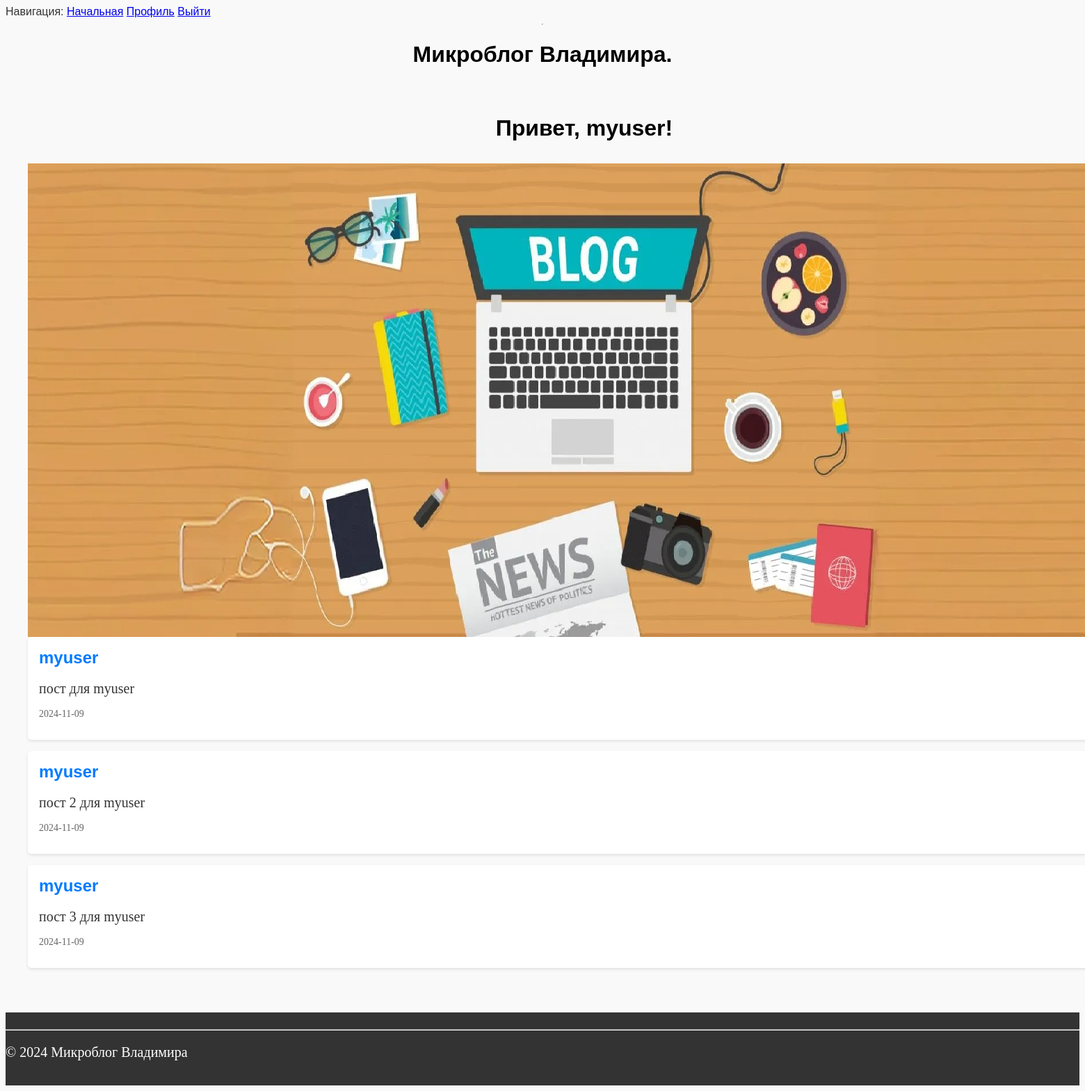
Before: /index (signed in) with the older database file.
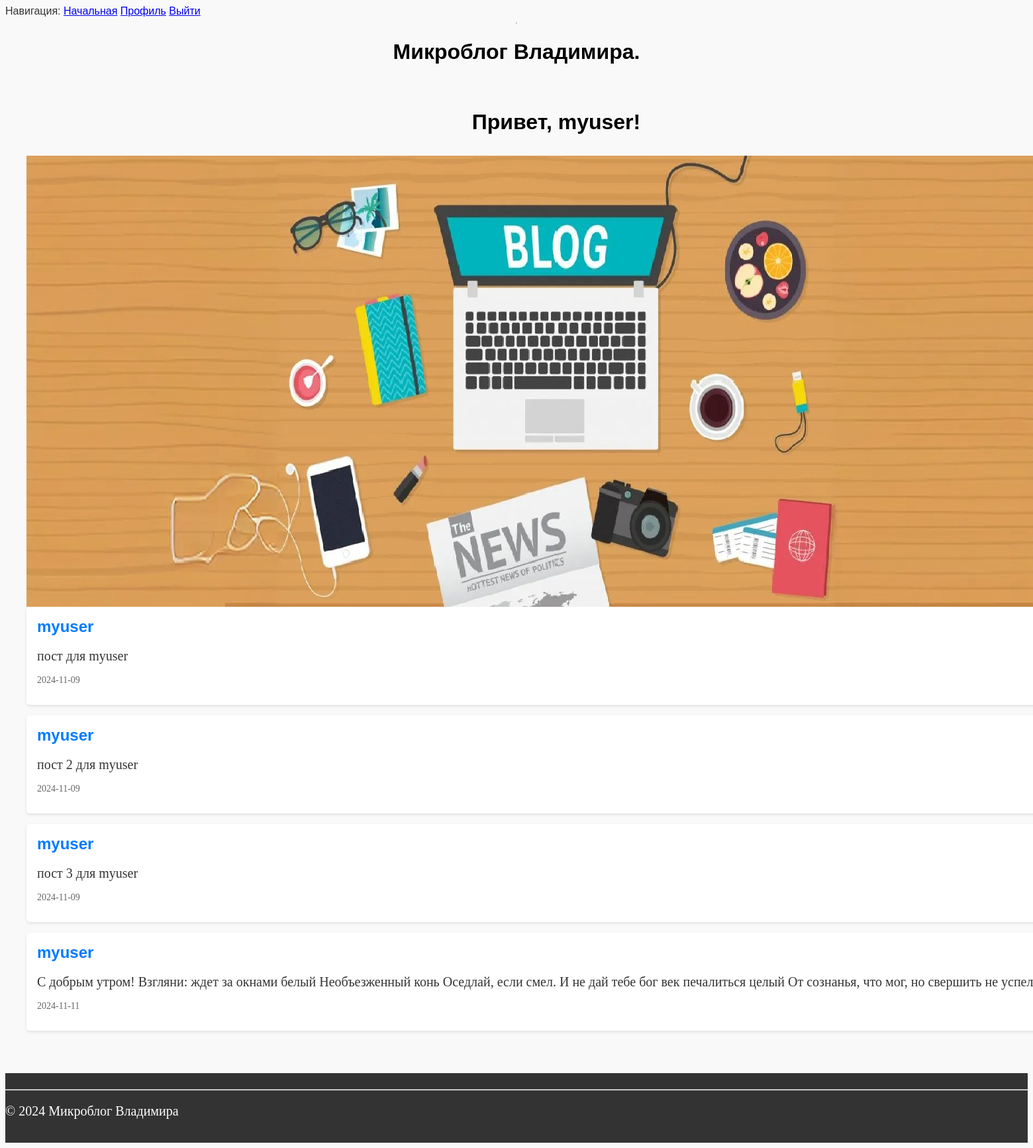
After: the same page with the newer database file.
### app/models.py (models this page shows, shortened)
class User(UserMixin, db.Model):
    id = db.Column(db.Integer, primary_key=True)
    username = db.Column(db.String(80), unique=True, nullable=False)
    email = db.Column(db.String(120), unique=True, nullable=False)
    password_hash = db.Column(db.String(128), nullable=False)
    avatar = db.Column(db.String(120), default='default_avatar.png')

class Post(db.Model):
    id = db.Column(db.Integer, primary_key=True)
    title = db.Column(db.String(120), nullable=False)
    text = db.Column(db.Text, nullable=False)
    date = db.Column(db.Text, nullable=False)
    user_id = db.Column(db.Integer, db.ForeignKey('user.id'), nullable=False)
    user = db.relationship('User', backref=db.backref('posts', lazy=True))

### app/routes.py (the view)
@app.route('/')
@app.route('/index')
@login_required
def index():
    app.logger.info('Проверка')
    user = {'username': 'User'}
    posts = Post.query.all()
    return render_template('index.html',
                           title='Home',
                           user=user,
                           posts=posts)

### app/models.py (called while the page is built)
@login.user_loader
def load_user(id):
    return db.session.get(User, int(id))

### app/templates/index.html (shortened to what this page needs)
{% extends "base.html" %}
{% block content %}
    <h1>Привет, {{ current_user.username }}!</h1>
    <section class="posts">
        <img  src="{{ url_for('static', filename='images/i3.png') }}">
        {% for post in posts %}
            <article class="post">
                <h2>{{ post.title }} </h2>
                <p>{{ post.text }} </p>
                <p class="post-meta">{{ post.date }}</p>
            </article>
        {% endfor %}
{% endblock %}

### app/templates/base.html (shortened to what this page needs)
<doctype html>
  <html>
      <head>
          <link rel="stylesheet" type="text/css" href="{{ url_for('static', filename='css/style.css') }}">
      </head>
      <body>
        <div class="wrapper">
        <div>Навигация:
            <a href="/index">Начальная</a>
            {% if current_user.is_anonymous %}
                <a href="/login">Войти</a>
            {% else %}
                <a href="{{ url_for('user', username=current_user.username) }}">Профиль</a>
                <a href="/logout">Выйти</a>
            {% endif %}
        </div>
        <hr>
          <header>
              <h1>Микроблог Владимира.</h1>
          </header>
          <main>
            {% block content %}{% endblock %}
          </main>
          <footer>
              <hr>
              <p>&copy; 2024 Микроблог Владимира</p>
          </footer>
          </div>
      </body>
  </html>
</doctype>

### app/static/css/style.css (style rules this page uses)
body { background-color: #f9f9f9; color: #333; font-family: "Arial", sans-serif }
h1 { color: black; text-align: center; }
p { font-family: Times New Roman; font-size: 20px; }
header { padding: 1rem 0; text-align: center; }
header h1 { margin: 0; font-size: 2rem; }
main { flex: 1; padding: 2rem; max-width: 1600px; margin: 0 auto; }
footer { background-color: #333; color: #fff; text-align: left; padding: 1rem 0; width: 100%; bottom: 0; }
.wrapper { display: flex; flex-direction: column; min-height: 100vh; }
.posts { margin: 2rem 0; }
.post { background-color: #fff; padding: 1rem; margin-bottom: 1rem; border-radius: 5px; box-shadow: 0 2px 4px rgba(0, 0, 0, 0.1) }
.post h2 { margin-top: 0; font-size: 1.5rem; color: #007BFF; }
.post p { line-height: 1.0; }
.post-meta { font-size: 0.875rem; color: #666; margin-top: 1rem; }

Changed rows visible on the page:
added Post: title "myuser", text "С добрым утром! Взгляни: ждет за окнами белый Необъезженный конь Оседлай, если смел. И не дай тебе бог век печалиться целый От сознанья, что мог, но свершить не…", date "2024-11-11"
